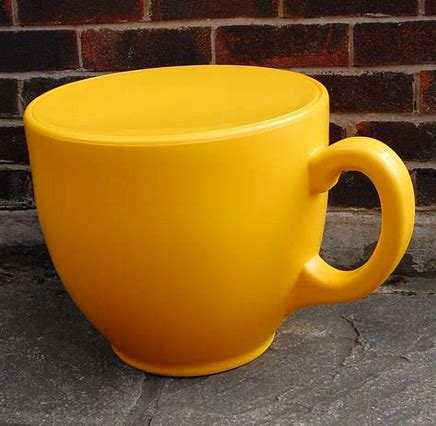
#> input picture img/cup.jpeg, 436 x 426 px; the run also reads 1 picture not shown here
$ jupyter execute --allow-errors aug.ipynb
#> lines starting #> are read from the running program, lines starting #| are printed output that depends on the picture
[cell 1]
import cv2
import matplotlib.pyplot as plt
import numpy as np
import pandas as pd
import random

[cell 2]
img = cv2.imread("./img/cup.jpeg")
#> img is the input picture: shape (426, 436, 3); mean B, G, R 35.7, 95.9, 133.1
img = cv2.cvtColor(img, cv2.COLOR_BGR2RGB)

[cell 3]
plt.title("original image")
plt.imshow(img)
plt.axis("off")
plt.show()

[cell 4]
def random_vertical_flip(img):
    return img[::-1, :, :]
plt.title("vertical flip")
plt.imshow(img[::-1, :, :])
plt.show()
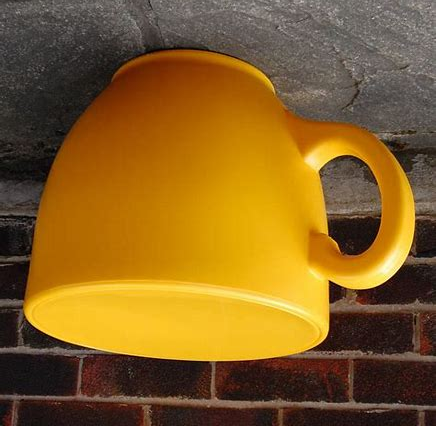
#> shown: shape (426, 436, 3); mean R, G, B 133.1, 95.9, 35.7

[cell 5]
def random_horizontal_flip(img):
    return img[:, ::-1, :]
plt.title("horizontal flip")
plt.imshow(img[:, ::-1, :])
plt.show()
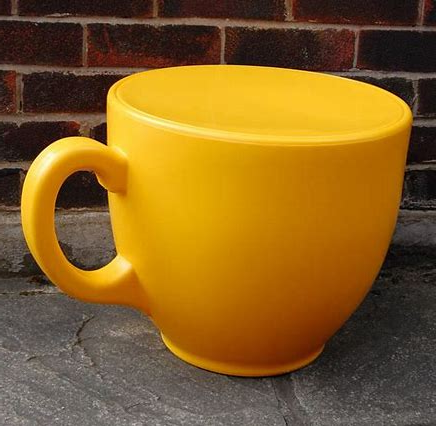
#> shown: shape (426, 436, 3); mean R, G, B 133.1, 95.9, 35.7

[cell 6]
def gray(img):
    gray_img = img.copy()
    gray_img = cv2.cvtColor(gray_img, cv2.COLOR_RGB2GRAY)
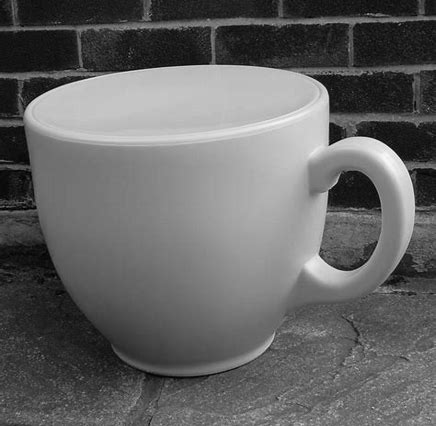
#> gray_img: shape (426, 436); min 0, max 249, mean 100.2
    gray_img = cv2.cvtColor(gray_img, cv2.COLOR_GRAY2RGB)
#> gray_img: shape (426, 436, 3)
    return gray_img
gray_img = gray(img)
plt.title("gray image")
plt.imshow(gray_img)
plt.show()

[cell 7]
random.random()

[cell 8]
def random_rotate_90(img):
    factor = random.randint(0, 3) # 代表的是旋转90度的次数
    print("rotate {} times.".format(factor))
    return np.ascontiguousarray(np.rot90(img, factor))
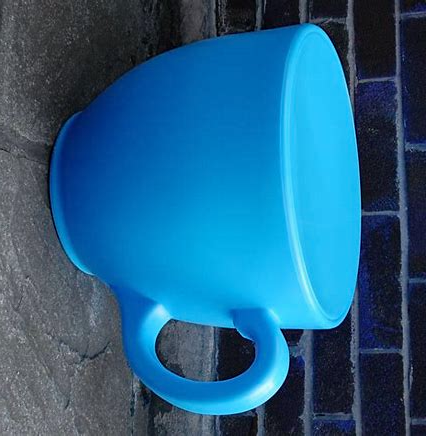
#> returned value: shape (436, 426, 3); mean of channels 0, 1, 2 133.1, 95.9, 35.7; drawn as B, G, R

[cell 9]
rotate_img = random_rotate_90(img)
plt.title("random rotate 90")
plt.imshow(rotate_img)
plt.axis("off")
plt.show()

[cell 10]
def transpose(img):
    copy = img.copy()
    return copy.transpose(1, 0, 2) if len(copy.shape) > 2 else copy.transpose(1, 0)
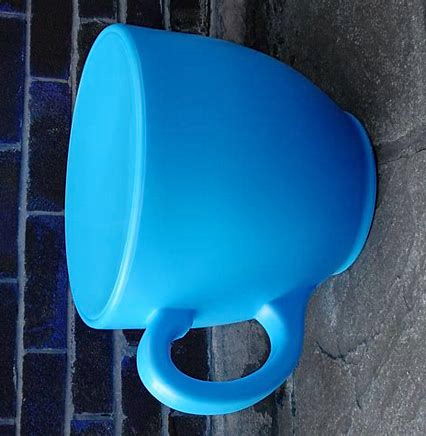
#> returned value: shape (436, 426, 3); mean of channels 0, 1, 2 133.1, 95.9, 35.7; drawn as B, G, R

[cell 11]
transpose_img = transpose(img)
plt.title("transpose")
plt.imshow(transpose_img)
plt.show()

[cell 12]
# [26 lines left out: functions get_random_crop_coords, random_crop, random_sized_crop, not called in this run]

[cell 13]
plt.figure(figsize=(20,40))
plt.subplot(1,3,1)
plt.title("original image")
plt.imshow(img)
plt.axis("off")
hor = random_horizontal_flip(img)
plt.subplot(1,3,2)
plt.title("horizontal flip")
plt.imshow(hor)
plt.axis("off")
ver = random_vertical_flip(img)
plt.subplot(1,3,3)
plt.title("vertical flip")
plt.imshow(ver)
plt.axis("off")
plt.show()

[cell 14]
plt.figure(figsize=(20,20))
plt.subplot(1,2,1)
plt.title("original image")
plt.imshow(img)
plt.axis("off")
gray_img = gray(img)
plt.subplot(1,2,2)
plt.title("gray image")
plt.imshow(gray_img)
plt.axis("off")

[cell 15]
plt.figure(figsize=(20,20))
plt.subplot(1,2,1)
plt.title("original image")
plt.imshow(img)
plt.axis("off")
rotate = random_rotate_90(img)
plt.subplot(1,2,2)
plt.title("random rotate image")
plt.imshow(rotate)
plt.axis("off")

[cell 16]
img = cv2.imread("./pixel/original.jpeg")
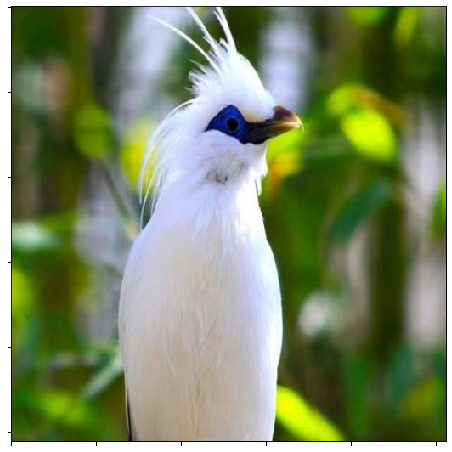
#> input picture pixel/original.jpeg, 452 x 452 px
#> img is the input picture: shape (452, 452, 3); mean B, G, R 101.6, 137, 124.2
img = cv2.cvtColor(img, cv2.COLOR_BGR2RGB)

[cell 17]
plt.figure(figsize=(10,10))

plt.subplot(2,2,1)
plt.title("original image")
plt.imshow(img)
plt.axis("off")

gamma = cv2.imread("./pixel/randomgamma.jpeg")
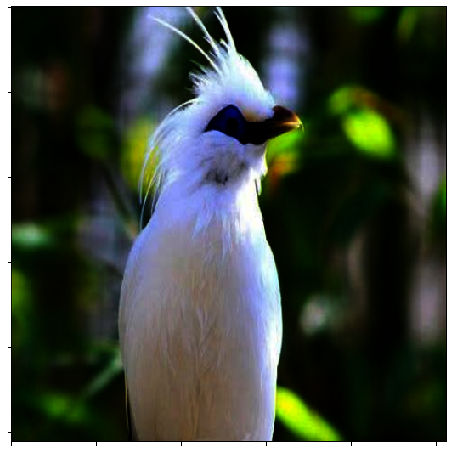
#> input picture pixel/randomgamma.jpeg, 452 x 452 px
#> gamma is the input picture: shape (452, 452, 3); mean B, G, R 65, 72.1, 64.7
gamma = cv2.cvtColor(gamma, cv2.COLOR_BGR2RGB)
plt.subplot(2,2,2)
plt.title("random gamma")
plt.imshow(gamma)
plt.axis("off")

cont = cv2.imread("./pixel/randomcontrast.jpeg")
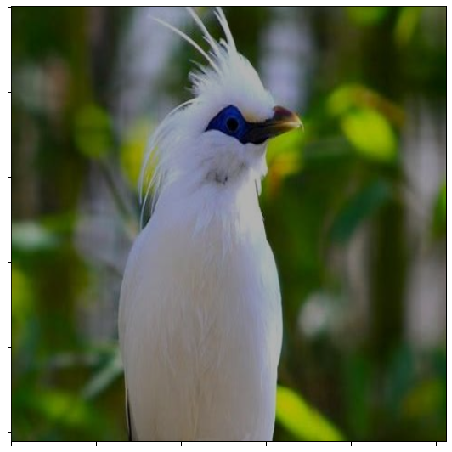
#> input picture pixel/randomcontrast.jpeg, 452 x 452 px
#> cont is the input picture: shape (452, 452, 3); mean B, G, R 76, 100.8, 91.8
cont = cv2.cvtColor(cont, cv2.COLOR_BGR2RGB)
plt.subplot(2,2,3)
plt.title("random contrast")
plt.imshow(cont)
plt.axis("off")

bright = cv2.imread("./pixel/randombrightness.jpeg")
bright = cv2.cvtColor(bright, cv2.COLOR_BGR2RGB)
plt.subplot(2,2,4)
plt.title("random brightness")
plt.imshow(bright)
plt.axis("off")


plt.show()

[cell 18]
def channel_shuffle(img):
    channels_shuffled = list(range(img.shape[2]))
    random.shuffle(channels_shuffled)
    img = img[..., channels_shuffled]
    return img

[cell 19]
image = cv2.imread('./img/pig.jpeg')
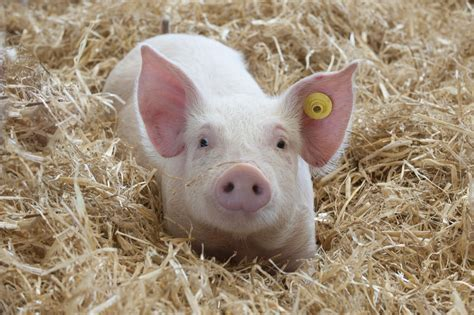
#> input picture img/pig.jpeg, 474 x 315 px
#> image is the input picture: shape (315, 474, 3); mean B, G, R 120.3, 141.5, 159.7
image = cv2.cvtColor(image, cv2.COLOR_BGR2RGB)

plt.figure(figsize=(10,10))

plt.subplot(1,3,1)
plt.title("original image")
plt.imshow(image)
plt.axis("off")


channel = channel_shuffle(image)
#> in channel_shuffle, `img = img[..., channels_shuffled]`:
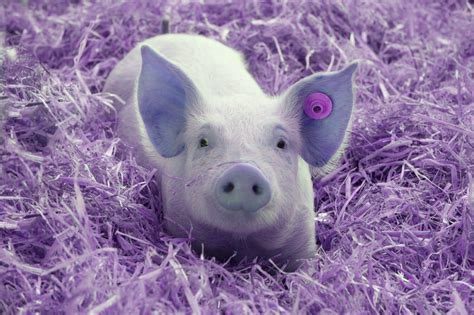
#> img: shape (315, 474, 3); mean of channels 0, 1, 2 159.7, 120.3, 141.5; drawn as B, G, R

plt.subplot(1,3,2)
plt.title("channel shuffle")
plt.imshow(channel)
plt.axis("off")


channel = channel_shuffle(image)

plt.subplot(1,3,3)
plt.title("channel shuffle")
plt.imshow(channel)
plt.axis("off")

plt.imshow(channel)
